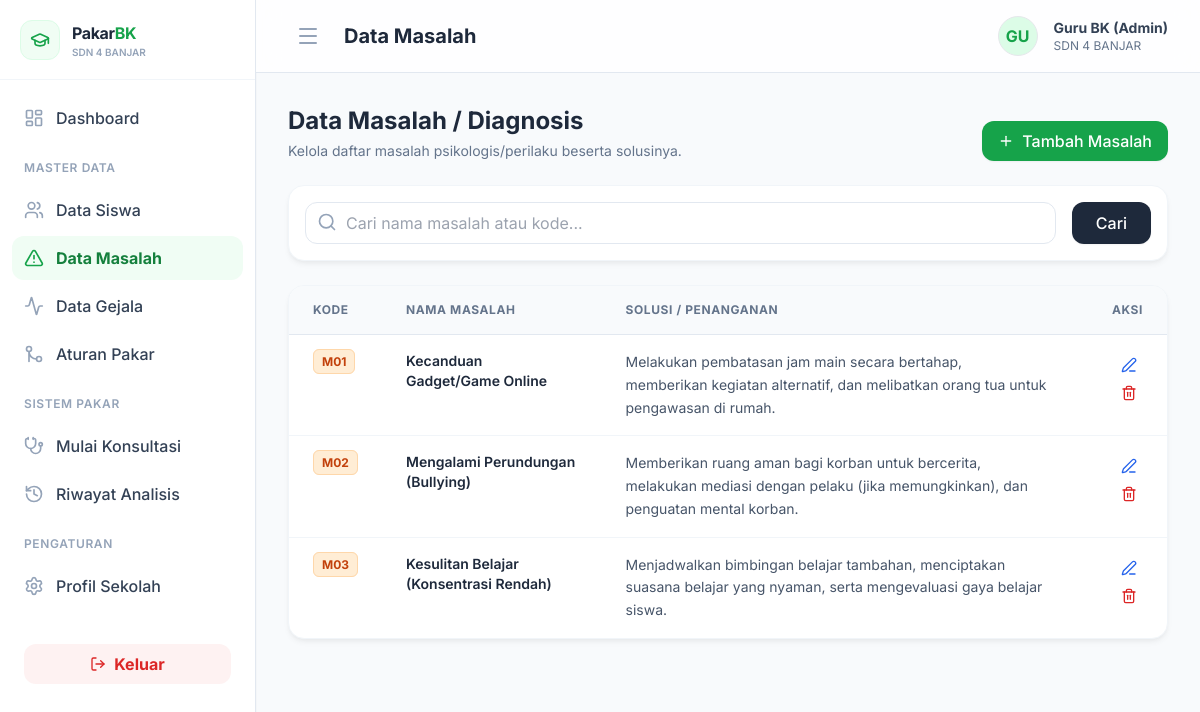
Screenshot of /index.php?page=masalah (signed in) with the database file from the repository.
### tables this page shows
CREATE TABLE `masalah` (
  `id_masalah` int NOT NULL,
  `kode_masalah` varchar(10) NOT NULL,
  `nama_masalah` varchar(100) NOT NULL,
  `solusi` text NOT NULL
);

### config/koneksi.php (called while the page is built, shortened)
<?php
spl_autoload_register(function ($class_name) {
    $file = __DIR__ . '/../models/' . $class_name . '.php';
});

### models/Masalah.php (called while the page is built, shortened)
<?php
class Masalah {
    private $db;
    public function __construct($db) {
        $this->db = $db;
    }
    public function getMasalahPaginated($keyword = '', $limit = 10, $offset = 0) {
        $sql = "SELECT * FROM masalah WHERE 1=1";
        $sql .= " ORDER BY kode_masalah ASC LIMIT :limit OFFSET :offset";
        $stmt = $this->db->prepare($sql);
        $stmt->bindValue(':limit', (int)$limit, PDO::PARAM_INT);
        $stmt->bindValue(':offset', (int)$offset, PDO::PARAM_INT);
        $stmt->execute();
        return $stmt->fetchAll();
    }
}

### pages/master/masalah.php (the view, shortened to what this page needs)
<?php
$masalahModel = new Masalah($db);
$keyword = isset($_GET['q']) ? trim($_GET['q']) : '';
$page_num = isset($_GET['p']) ? (int)$_GET['p'] : 1;
$limit = 10;
$offset = ($page_num - 1) * $limit;
$dataMasalah = $masalahModel->getMasalahPaginated($keyword, $limit, $offset);
?>
<div class="mb-6 flex flex-col md:flex-row md:justify-between md:items-end gap-4">
    <div>
        <h2 class="text-2xl font-bold text-slate-800">Data Masalah / Diagnosis</h2>
        <p class="text-slate-500 mt-1 text-sm">Kelola daftar masalah psikologis/perilaku beserta solusinya.</p>
    </div>
    <div class="flex">
        <button onclick="document.getElementById('modalTambah').classList.remove('hidden')" class="bg-brand-600 hover:bg-brand-700 text-white px-4 py-2 rounded-xl font-medium flex items-center transition-colors shadow-sm">
            <i data-lucide="plus" class="w-4 h-4 mr-2"></i> Tambah Masalah
        </button>
    </div>
</div>
<div class="card p-4 mb-6">
    <form method="GET" action="index.php" class="flex flex-col md:flex-row gap-4">
        <div class="flex-1">
            <div class="relative">
                <i data-lucide="search" class="w-5 h-5 absolute left-3 top-2.5 text-slate-400"></i>
                <input type="text" name="q" value="<?= htmlspecialchars($keyword) ?>" placeholder="Cari nama masalah atau kode..." class="w-full pl-10 pr-4 py-2 border border-slate-200 rounded-xl focus:border-brand-500 focus:ring-1 focus:ring-brand-500 outline-none transition-all">
            </div>
        </div>
        <button type="submit" class="bg-slate-800 text-white px-6 py-2 rounded-xl font-medium hover:bg-slate-900 transition-colors shadow-sm">
            Cari
        </button>
    </form>
</div>
<div class="card overflow-hidden mb-6">
    <div class="overflow-x-auto">
        <table class="w-full text-left border-collapse">
            <thead>
                <tr class="bg-slate-50 border-b border-slate-200">
                    <th class="px-6 py-4 text-xs font-bold text-slate-500 uppercase tracking-wider w-16">Kode</th>
                    <th class="px-6 py-4 text-xs font-bold text-slate-500 uppercase tracking-wider w-1/4">Nama Masalah</th>
                    <th class="px-6 py-4 text-xs font-bold text-slate-500 uppercase tracking-wider">Solusi / Penanganan</th>
                    <th class="px-6 py-4 text-xs font-bold text-slate-500 uppercase tracking-wider text-right w-24">Aksi</th>
                </tr>
            </thead>
            <tbody class="divide-y divide-slate-100">
                <?php foreach($dataMasalah as $row): ?>
                <tr class="hover:bg-slate-50/50 transition-colors">
                    <td class="px-6 py-4 text-sm align-top">
                        <span class="bg-orange-100 text-orange-700 px-2 py-1 rounded-md text-xs font-bold border border-orange-200"><?= $row['kode_masalah'] ?></span>
                    </td>
                    <td class="px-6 py-4 text-sm font-semibold text-slate-800 align-top"><?= htmlspecialchars($row['nama_masalah']) ?></td>
                    <td class="px-6 py-4 text-sm text-slate-600 leading-relaxed align-top">
                        <?= nl2br(htmlspecialchars($row['solusi'])) ?>
                    </td>
                    <td class="px-6 py-4 text-sm text-right align-top">
                        <button onclick="editMasalah(<?= $row['id_masalah'] ?>, '<?= $row['kode_masalah'] ?>', <?= htmlspecialchars(json_encode($row['nama_masalah']), ENT_QUOTES) ?>, <?= htmlspecialchars(json_encode($row['solusi']), ENT_QUOTES) ?>)" class="text-blue-600 hover:text-blue-800 p-1.5 rounded-md hover:bg-blue-50 transition-colors" title="Ubah Data">
                            <i data-lucide="edit-3" class="w-4 h-4"></i>
                        </button>
                        <button onclick="confirmHapus(<?= $row['id_masalah'] ?>)" class="text-red-600 hover:text-red-800 p-1.5 rounded-md hover:bg-red-50 transition-colors ml-1 inline-block" title="Hapus Data">
                            <i data-lucide="trash-2" class="w-4 h-4"></i>
                        </button>
                    </td>
                </tr>
                <?php endforeach; ?>
            </tbody>
        </table>
    </div>
</div>

### layouts/header.php (style rules this page uses)
body { background-color: #f8fafc; }
.card { background-color: #ffffff; border-radius: 1rem; box-shadow: 0 4px 6px -1px rgba(0, 0, 0, 0.05), 0 2px 4px -1px rgba(0, 0, 0, 0.03); border: 1px solid #f1f5f9; }

### rows the page displays
masalah: kode_masalah "M01", nama_masalah "Kecanduan Gadget/Game Online", solusi "Melakukan pembatasan jam main secara bertahap, memberikan kegiatan alternatif, dan melibatkan orang tua untuk pengawasan di rumah."
masalah: kode_masalah "M02", nama_masalah "Mengalami Perundungan (Bullying)", solusi "Memberikan ruang aman bagi korban untuk bercerita, melakukan mediasi dengan pelaku (jika memungkinkan), dan penguatan mental korban."
masalah: kode_masalah "M03", nama_masalah "Kesulitan Belajar (Konsentrasi Rendah)", solusi "Menjadwalkan bimbingan belajar tambahan, menciptakan suasana belajar yang nyaman, serta mengevaluasi gaya belajar siswa."

### other values shown
$GLOBALS['admin_profile']['nama_sekolah'] "SDN 4 BANJAR"
substr($GLOBALS['admin_profile']['nama_lengkap'] ?? 'BK', 0, 2) "GU"
$GLOBALS['admin_profile']['nama_lengkap'] "Guru BK (Admin)"
